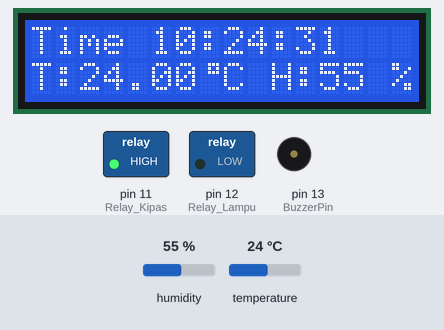
The sketch below on a simulated Arduino Uno, built with avr-gcc and run on an emulated ATmega328P. Shown: 16×2 character LCD, switched loads named in the sketch (green lamp = pin HIGH), buzzer (waves = sounding, pin HIGH). Inputs (shaded band) come from the test bench; at power-on: temperature 24 °C, humidity 55 %. The local clock reads 2024-03-15 10:24:30 at power-on unless the sketch sets it; what the sketch prints to the serial monitor is not drawn.

Above: at 1.2 s.
1.3 s: temperature set to 36.4 °C
At 2.9 s:
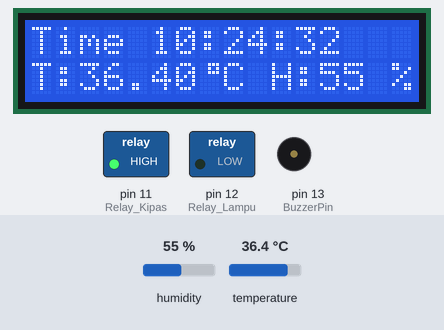
4.7 s: temperature set to 37.6 °C
At 7.0 s:
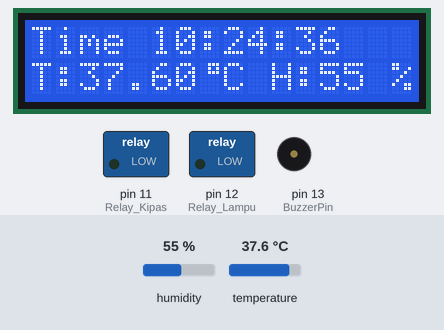
10.8 s: temperature set to 38.5 °C
At 13.1 s:
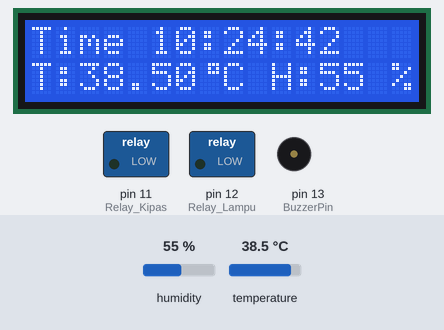
15.1 s: temperature set to 39.4 °C
At 17.2 s:
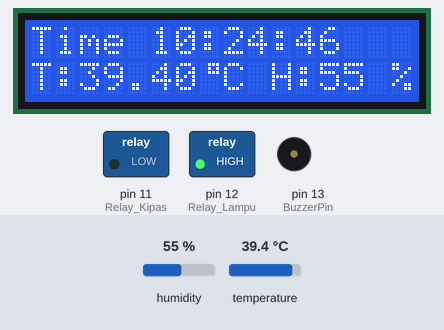
21.2 s: humidity set to 68 %
At 23.3 s:
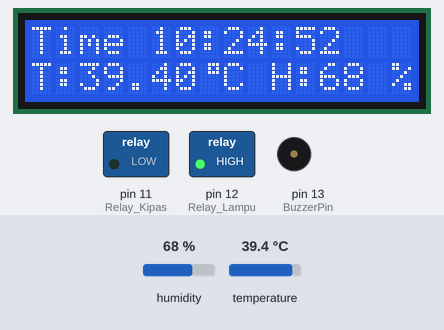
25.5 s: humidity set to 71 %
At 27.4 s:
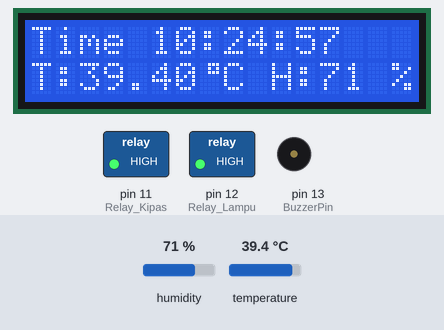
Timing chart, 0 to 28.9 s (numbered marks = the images above; inputs shaded):
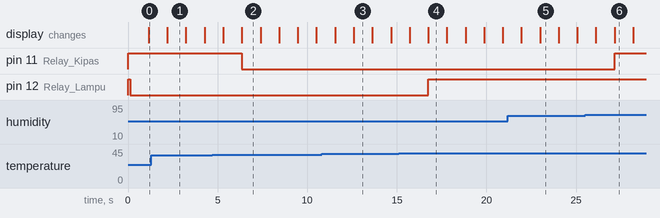

Measured:
- the behaviour switches between 37 and 37.1 °C on temperature (found by bisection; images 1 and 2)
- the behaviour switches between 38.9 and 39 °C on temperature (found by bisection; images 3 and 4)
- the behaviour switches between 69 and 70 % on humidity (found by bisection; images 5 and 6)
- after the input at 4.7 s, pin 11 (Relay_Kipas): HIGH → LOW after 1.7 s
- after the input at 15.1 s, pin 12 (Relay_Lampu): LOW → HIGH after 1.7 s
- after the input at 25.5 s, pin 11 (Relay_Kipas): LOW → HIGH after 1.7 s
- what the display in image 1 shows lasts 1.0 s, from 2.2 s to 3.2 s

The sketch:

arduino.ino
```cpp
#include <Wire.h>
#include <RtcDS1302.h>
#include "DHT.h"
#include <LiquidCrystal_I2C.h>

#define BuzzerPin   13
#define DHTPIN       3
#define Relay_Lampu 12
#define Relay_Kipas 11

DHT dht(DHTPIN, DHT22);
LiquidCrystal_I2C lcd(0x27,16,2);
ThreeWire myWire(4,5,2); // IO, SCLK, CE
RtcDS1302<ThreeWire> Rtc(myWire);

byte derajat[8] = {
    0b00111,
    0b00101,
    0b00111,
    0b00000,
    0b00000,
    0b00000,
    0b00000,
    0b00000
  };

void buzzer(int index = 3, int timer = 80){
    for(int i=0; i<index; i++){
      digitalWrite(BuzzerPin, HIGH);
      delay(timer);
      digitalWrite(BuzzerPin, LOW);
      delay(timer);
  }
}

void setup(){
  Serial.begin(57600);
  Serial.println(F("DHTxx test!"));
  pinMode(BuzzerPin, OUTPUT);
  pinMode(Relay_Lampu, OUTPUT);
  pinMode(Relay_Kipas, OUTPUT);
  digitalWrite(Relay_Lampu, HIGH);
  digitalWrite(Relay_Kipas, HIGH);

  lcd.init(); lcd.backlight(); lcd.clear();
  dht.begin(); lcd.createChar(0, derajat);

   Rtc.Begin();
   RtcDateTime compiled = RtcDateTime(__DATE__, __TIME__);
}

void loop(){
  int humidity = dht.readHumidity();
  float temperature = dht.readTemperature();

  RtcDateTime now = Rtc.GetDateTime();

  lcd.setCursor(0,0);
  lcd.print("Time "); lcd.print(now.Hour()); lcd.print(":");
                      lcd.print(now.Minute()); lcd.print(":");
                      lcd.print(now.Second()); lcd.print("    ");
  lcd.setCursor(0,1);
  lcd.print("T:"); lcd.print(temperature); lcd.write(byte(0)); lcd.print("C");
  lcd.print(" H:"); lcd.print(humidity); lcd.print(" %  ");

  Serial.print("humidity: "); Serial.println(humidity);
  Serial.print("Temp    : "); Serial.println(temperature);
  Serial.println("");

  Serial.print(now.Hour()); Serial.print(":");
  Serial.print(now.Minute()); Serial.print(":");
  Serial.print(now.Second()); Serial.println("");

  if(temperature >= 39){
    digitalWrite(Relay_Lampu, HIGH);
  } else if(temperature <= 37){
    digitalWrite(Relay_Lampu, LOW);
  }

  if(humidity >= 70 || temperature <= 37){
    digitalWrite(Relay_Kipas, HIGH);
  } else if(humidity <= 64 ){
    digitalWrite(Relay_Kipas, LOW);
  }

  delay(1000);
}
```
